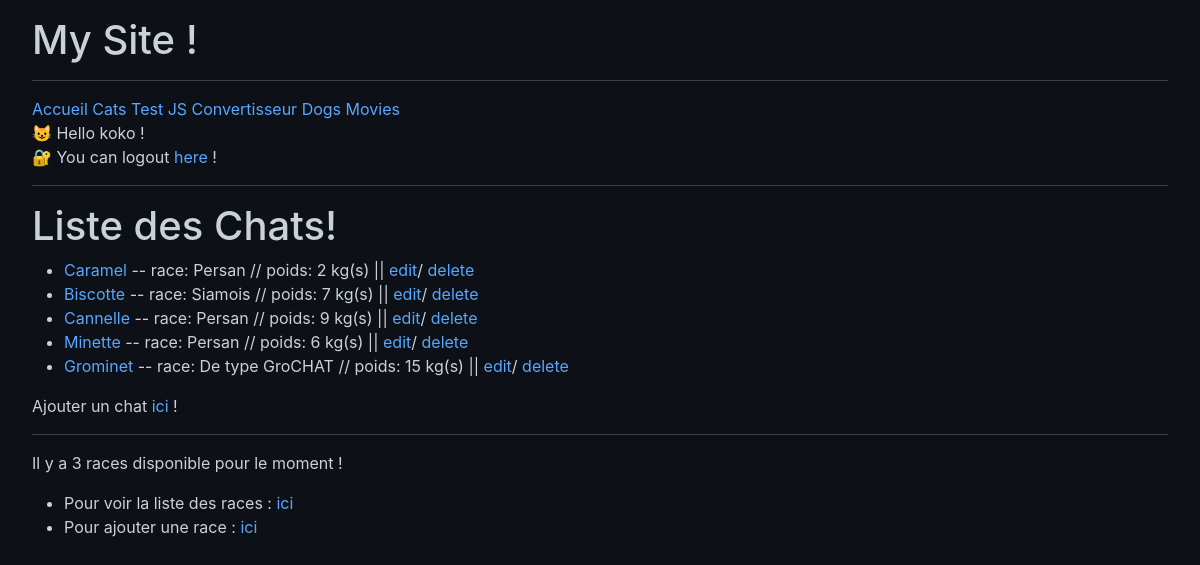
The page /cats/ (signed in) on the database its author committed.
### authenticate/models.py (models this page shows)
class CustomUser(AbstractUser):
    pass

### cats/models.py (models this page shows)
class Cat(models.Model):
    nickname = models.CharField(max_length=300,
                                validators=[MinLengthValidator(2, "le nickname doit contenir plus d'une lettre!")])
    weight = models.PositiveIntegerField()
    food = models.CharField(max_length=300)
    breed = models.ForeignKey(Breed, on_delete=models.CASCADE, null=False)
    def __str__(self):
        return self.nickname

class Breed(models.Model):
    name = models.CharField(max_length=300,
                            validators=[MinLengthValidator(2, 'la race doit contenir plus de lettres !')]
                            )
    def __str__(self):
        return self.name

### cats/views.py (the view)
# urls.py: path('', views.MainView.as_view(), name='cat_list'),
class MainView(LoginRequiredMixin, View):
    def get(self, request):
        cat_list = Cat.objects.all()
        number_of_breed = Breed.objects.count()
        ctx = {'nb_breed': number_of_breed, 'cat_list':cat_list}
        return render(request, 'cats/cat_list.html', ctx)

### cats/templates/cats/cat_list.html
{% extends 'home/base.html' %}
{% block content %}
<h1>Liste des Chats!</h1>
    {% if cat_list %}
    <ul>
        {% for cat in cat_list %}
            <li>
                <a href="{% url 'cats:cat_detail' cat.id %}">{{cat}}</a>
                 -- race: {{cat.breed}}  // poids: {{cat.weight}} kg(s)  ||
                <a href="{% url 'cats:cat_update' cat.id %}">edit</a>/
                <a href="{% url 'cats:cat_delete' cat.id %}">delete</a>
            </li>
        {% endfor %}
    </ul>
    {% else %}
        <p>
            Pas de chats dans la base de donnée !
        </p>
    {% endif %}
    <div>
        Ajouter un chat <a href="{% url 'cats:cat_create' %}">ici</a> !
    </div>
<hr>
<p>
    Il y a {{nb_breed}} races disponible pour le moment !
</p>
<ul>
    <li>
        Pour voir la liste des races : <a href="{% url 'cats:breed_list' %}">ici</a>
    </li>
    <li>
        Pour ajouter une race : <a href="{% url 'cats:breed_create' %}">ici</a>
    </li>
</ul>
{% endblock content %}

### authenticate/templates/authenticate/auth_bar.html (shortened to what this page needs)
<div>
    {% if request.user.is_authenticated %}
        <p>
            😺 Hello {{request.user.username}} ! <br>
            <span>
               🔐 You can logout <a href="{% url 'authenticate:logout_page' %}">here</a> !
            </span>
        </p>
    {% endif %}
</div>

### home/static/home/styles.css (style rules this page uses)
body { background-color: #0d1117; color: #c9d1d9; font-family: -apple-system, BlinkMacSystemFont, "Segoe UI", sans-serif; margin: 0; padding: 1rem 2rem; }
a { color: #58a6ff; text-decoration: none; }

### rows shown on the page
CustomUser: user.username "koko"
Cat: nickname "Caramel", breed "Persan", weight "2"
Cat: nickname "Biscotte", breed "Siamois", weight "7"
Cat: nickname "Cannelle", breed "Persan", weight "9"
Cat: nickname "Minette", breed "Persan", weight "6"
Cat: nickname "Grominet", breed "De type GroCHAT", weight "15"

### other values the page prints
{{ nb_breed }} "3"
